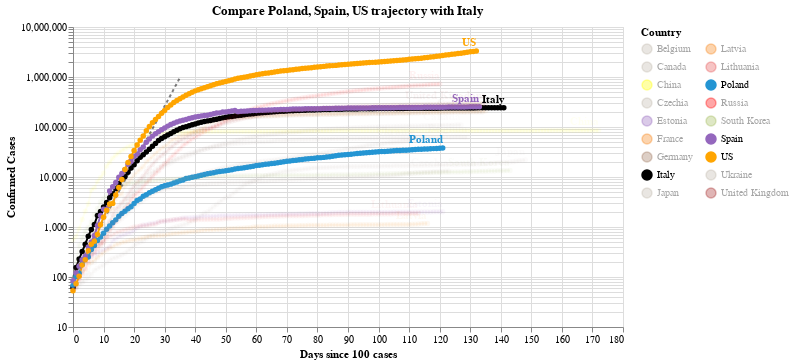

The notebook cell saved with this chart:
### Code cell
#hide_input
chart2 = make_since_chart(dff2, ['Poland', 'Spain', 'US'], baseline_countries)
chart2

### Figure 1 — Vega-Lite specification as saved in the notebook (floating-point values rounded to 4 significant figures; data arrays with more than 128 entries replaced by an {"elided": "..."} marker saying what was removed)
{"config": {"view": {"continuousWidth": 400, "continuousHeight": 300}}, "layer": [{"data": {"name": "data-628230001892d6798b50651be41d1b3e"}, "mark": {"type": "line", "color": "black", "opacity": 0.5, "strokeDash": [3, 3]}, "encoding": {"x": {"type": "quantitative", "field": "Days since 100 cases"}, "y": {"type": "quantitative", "field": "Confirmed Cases"}}}, {"data": {"name": "data-21f4cef212fa47f3bc62e42c81080f2b"}, "mark": {"type": "line", "point": true}, "encoding": {"color": {"type": "nominal", "field": "Country", "legend": {"columns": 2}, "scale": {"domain": ["Belgium", "Canada", "China", "Czechia", "Estonia", "France", "Germany", "Italy", "Japan", "Latvia", "Lithuania", "Poland", "Russia", "South Korea", "Spain", "US", "Ukraine", "United Kingdom"], "range": ["#C1B7AD", "#C1B7AD", "yellow", "#C1B7AD", "#9467bd", "#F58518", "#9D755D", "black", "#C1B7AD", "#F58518", "#E45756", "#2495D3", "red", "#A1BA59", "#9467bd", "orange", "#C1B7AD", "brown"]}}, "opacity": {"condition": {"value": 1, "selection": "selector004"}, "value": 0.05}, "tooltip": [{"type": "nominal", "field": "Country"}, {"type": "temporal", "field": "Date"}, {"type": "quantitative", "field": "Confirmed Cases"}, {"type": "quantitative", "field": "Days since 100 cases"}], "x": {"type": "quantitative", "field": "Days since 100 cases"}, "y": {"type": "quantitative", "field": "Confirmed Cases", "scale": {"type": "log"}}}, "selection": {"selector004": {"type": "multi", "fields": ["Country"], "bind": "legend", "init": [{"Country": "Poland"}, {"Country": "Spain"}, {"Country": "US"}, {"Country": "Italy"}]}}, "width": 550}, {"data": {"name": "data-21f4cef212fa47f3bc62e42c81080f2b"}, "mark": {"type": "text", "align": "right", "dy": -8, "fontWeight": "bold"}, "encoding": {"color": {"type": "nominal", "field": "Country", "legend": {"columns": 2}, "scale": {"domain": ["Belgium", "Canada", "China", "Czechia", "Estonia", "France", "Germany", "Italy", "Japan", "Latvia", "Lithuania", "Poland", "Russia", "South Korea", "Spain", "US", "Ukraine", "United Kingdom"], "range": ["#C1B7AD", "#C1B7AD", "yellow", "#C1B7AD", "#9467bd", "#F58518", "#9D755D", "black", "#C1B7AD", "#F58518", "#E45756", "#2495D3", "red", "#A1BA59", "#9467bd", "orange", "#C1B7AD", "brown"]}}, "opacity": {"condition": {"value": 1, "selection": "selector004"}, "value": 0.05}, "text": {"type": "nominal", "field": "Country"}, "tooltip": [{"type": "nominal", "field": "Country"}, {"type": "temporal", "field": "Date"}, {"type": "quantitative", "field": "Confirmed Cases"}, {"type": "quantitative", "field": "Days since 100 cases"}], "x": {"type": "quantitative", "field": "Days since 100 cases"}, "y": {"type": "quantitative", "field": "Confirmed Cases", "scale": {"type": "log"}}}, "transform": [{"filter": "(datum['Date'] >= 1594512000000)"}], "width": 550}], "title": "Compare Poland, Spain, US trajectory with Italy", "$schema": "https://vega.github.io/schema/vega-lite/v4.0.2.json", "datasets": {"data-628230001892d6798b50651be41d1b3e": [{"Days since 100 cases": 0, "Confirmed Cases": 100.0}, {"Days since 100 cases": 1, "Confirmed Cases": 130.0}, {"Days since 100 cases": 2, "Confirmed Cases": 169.0}, {"Days since 100 cases": 3, "Confirmed Cases": 219.7}, {"Days since 100 cases": 4, "Confirmed Cases": 285.6}, {"Days since 100 cases": 5, "Confirmed Cases": 371.3}, {"Days since 100 cases": 6, "Confirmed Cases": 482.7}, {"Days since 100 cases": 7, "Confirmed Cases": 627.5}, {"Days since 100 cases": 8, "Confirmed Cases": 815.7}, {"Days since 100 cases": 9, "Confirmed Cases": 1060.0}, {"Days since 100 cases": 10, "Confirmed Cases": 1379.0}, {"Days since 100 cases": 11, "Confirmed Cases": 1792.0}, {"Days since 100 cases": 12, "Confirmed Cases": 2330.0}, {"Days since 100 cases": 13, "Confirmed Cases": 3029.0}, {"Days since 100 cases": 14, "Confirmed Cases": 3937.0}, {"Days since 100 cases": 15, "Confirmed Cases": 5119.0}, {"Days since 100 cases": 16, "Confirmed Cases": 6654.0}, {"Days since 100 cases": 17, "Confirmed Cases": 8650.0}, {"Days since 100 cases": 18, "Confirmed Cases": 11250.0}, {"Days since 100 cases": 19, "Confirmed Cases": 14620.0}, {"Days since 100 cases": 20, "Confirmed Cases": 19000.0}, {"Days since 100 cases": 21, "Confirmed Cases": 24710.0}, {"Days since 100 cases": 22, "Confirmed Cases": 32120.0}, {"Days since 100 cases": 23, "Confirmed Cases": 41750.0}, {"Days since 100 cases": 24, "Confirmed Cases": 54280.0}, {"Days since 100 cases": 25, "Confirmed Cases": 70560.0}, {"Days since 100 cases": 26, "Confirmed Cases": 91730.0}, {"Days since 100 cases": 27, "Confirmed Cases": 119300.0}, {"Days since 100 cases": 28, "Confirmed Cases": 155000.0}, {"Days since 100 cases": 29, "Confirmed Cases": 201500.0}, {"Days since 100 cases": 30, "Confirmed Cases": 262000.0}, {"Days since 100 cases": 31, "Confirmed Cases": 340600.0}, {"Days since 100 cases": 32, "Confirmed Cases": 442800.0}, {"Days since 100 cases": 33, "Confirmed Cases": 575600.0}, {"Days since 100 cases": 34, "Confirmed Cases": 748300.0}, {"Days since 100 cases": 35, "Confirmed Cases": 972800.0}], "data-21f4cef212fa47f3bc62e42c81080f2b": {"elided": "2373 records"}}}
